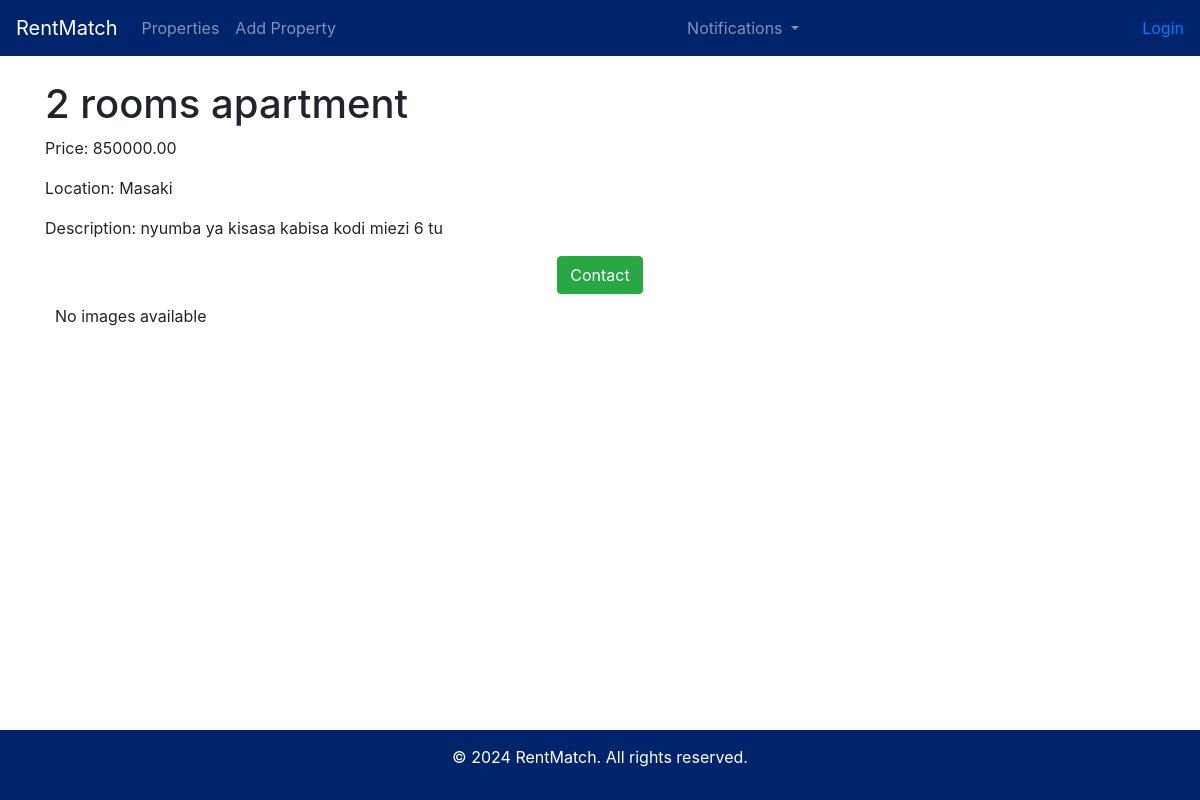
Screenshot of /properties/5/ with the database file from the repository.
### rentapp/models.py (models this page shows, shortened)
class Property(models.Model):
    owner = models.ForeignKey(settings.AUTH_USER_MODEL, on_delete=models.CASCADE, related_name='owned_properties')
    title = models.CharField(max_length=100)
    description = models.TextField()
    location = models.CharField(max_length=100)
    price = models.DecimalField(max_digits=10, decimal_places=2)
    seller = models.ForeignKey(settings.AUTH_USER_MODEL, on_delete=models.CASCADE, related_name='sold_properties')

### rentapp/views.py (the view)
# urls.py: path('properties/<int:pk>/', views.property_detail, name='property_detail'),  # Property detail view
def property_detail(request, pk):
    property = get_object_or_404(Property, pk=pk)
    images = property.images_list.all()
    context = {
        'property': property,
        'images': images,
    }
    return render(request, 'property_detail.html', context)

### templates/property_detail.html (shortened to what this page needs)
{% extends 'base.html' %}
{% block content %}
<h1>{{ property.title }}</h1>
<p>Price: {{ property.price }}</p>
<p>Location: {{ property.location }}</p>
<p>Description: {{ property.description }}</p>
<div class="text-center mt-3">
    <a href="{% url 'contact_seller' property.owner.pk %}" class="btn btn-success">Contact</a>
</div>
<div id="property-images">
    {% for image in images %}
        <div class="property-image-container">
            <img src="{{ image.image.url }}" alt="{{ property.title }}" class="property-thumbnail"/>
        </div>
    {% empty %}
        <p>No images available</p>
    {% endfor %}
</div>
{% endblock %}

### static/css/styles.css (style rules this page uses)
html, body { height: 100%; margin: 0; }
body { display: flex; flex-direction: column; min-height: 100vh; }

### templates/base.html (style rules this page uses)
html, body { height: 100%; margin: 0; display: flex; flex-direction: column; }

### rows the page displays
Property: title "2 rooms apartment", price "850000.00", location "Masaki", description "nyumba ya kisasa kabisa kodi miezi 6 tu"
